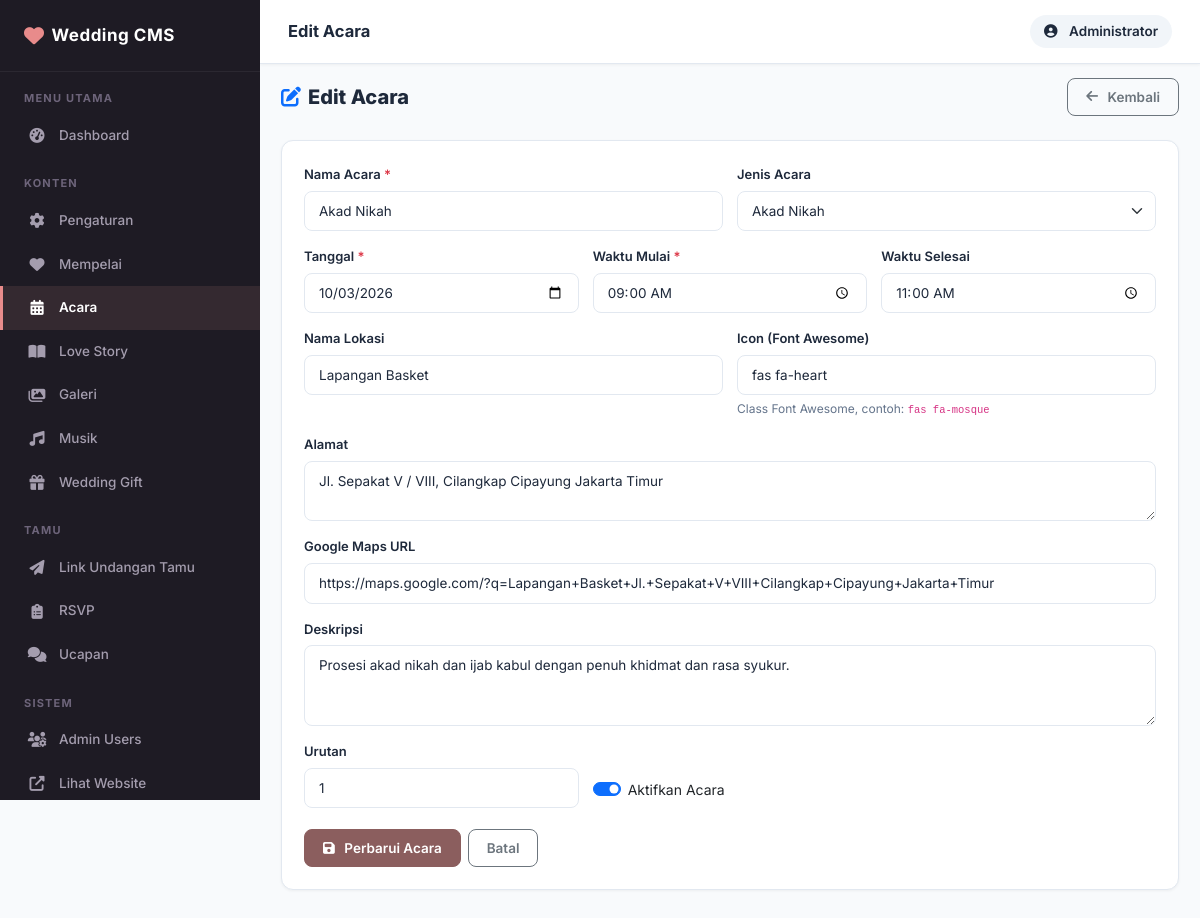
Screenshot of /admin/events/edit.php?id=1 (signed in) with the database file from the repository.
### tables this page shows
CREATE TABLE `events` (
  `id` int UNSIGNED NOT NULL,
  `name` varchar(150) NOT NULL,
  `type` varchar(50) NOT NULL DEFAULT 'reception',
  `event_date` date NOT NULL,
  `start_time` time NOT NULL,
  `end_time` time DEFAULT NULL,
  `location` varchar(200) NOT NULL DEFAULT '',
  `address` text NOT NULL,
  `maps_url` text NOT NULL,
  `description` text NOT NULL,
  `icon` varchar(100) NOT NULL DEFAULT 'fas fa-calendar-alt',
  `sort_order` int UNSIGNED NOT NULL DEFAULT '0',
  `is_active` tinyint(1) NOT NULL DEFAULT '1',
  `created_at` timestamp NOT NULL DEFAULT CURRENT_TIMESTAMP,
  `updated_at` timestamp NOT NULL DEFAULT CURRENT_TIMESTAMP ON UPDATE CURRENT_TIMESTAMP
);

### includes/helpers.php (called while the page is built, shortened)
<?php
function e(string $value): string {
    return htmlspecialchars($value, ENT_QUOTES, 'UTF-8');
}
function int_input(string $key, int $default = 0, string $method = 'POST'): int {
    $source = $method === 'GET' ? INPUT_GET : INPUT_POST;
    $val    = filter_input($source, $key, FILTER_VALIDATE_INT);
    return ($val === false || $val === null) ? $default : (int) $val;
}

### includes/db.php (called while the page is built, shortened)
<?php
function get_db(): PDO {
    static $pdo = null;
    if ($pdo === null) {
        try {
            $dsn = 'mysql:host=' . DB_HOST . ';dbname=' . DB_NAME . ';charset=' . DB_CHARSET;
            $options = [
                PDO::ATTR_ERRMODE            => PDO::ERRMODE_EXCEPTION,
                PDO::ATTR_DEFAULT_FETCH_MODE => PDO::FETCH_ASSOC,
                PDO::ATTR_EMULATE_PREPARES   => false,
            ];
            $pdo = new PDO($dsn, DB_USER, DB_PASS, $options);
        } catch (PDOException $e) {
            error_log('Database connection failed: ' . $e->getMessage());
            die(json_encode(['error' => true, 'message' => 'Database connection failed.']));
        }
    }
    return $pdo;
}
function db_row(string $sql, array $params = []): ?array {
    try {
        $stmt = get_db()->prepare($sql);
        $stmt->execute($params);
        $row = $stmt->fetch();
        return $row ?: null;
    } catch (PDOException $e) {
        error_log('Query error: ' . $e->getMessage() . ' SQL: ' . $sql);
        return null;
    }
}

### includes/functions.php (called while the page is built, shortened)
<?php
require_once __DIR__ . '/db.php';
require_once __DIR__ . '/helpers.php';
function get_event(int $id): ?array {
    return db_row("SELECT * FROM events WHERE id = ?", [$id]);
}

### admin/events/form.php (the view, shortened to what this page needs)
<?php
$ev = $ev ?? [];
?>
<div class="row g-3">
    <div class="col-md-6">
        <label class="form-label">Nama Acara <span class="text-danger">*</span></label>
        <input type="text" name="name" class="form-control"
               value="<?= e($ev['name'] ?? '') ?>" required placeholder="Contoh: Akad Nikah">
    </div>
    <div class="col-md-6">
        <label class="form-label">Jenis Acara</label>
        <select name="type" class="form-select">
            <option value="akad"      <?= ($ev['type'] ?? '') === 'akad'      ? 'selected' : '' ?>>Akad Nikah</option>
        </select>
    </div>
    <div class="col-md-4">
        <label class="form-label">Tanggal <span class="text-danger">*</span></label>
        <input type="date" name="event_date" class="form-control"
               value="<?= e($ev['event_date'] ?? '') ?>" required>
    </div>
    <div class="col-md-4">
        <label class="form-label">Waktu Mulai <span class="text-danger">*</span></label>
        <input type="time" name="start_time" class="form-control"
               value="<?= e($ev['start_time'] ?? '') ?>" required>
    </div>
    <div class="col-md-4">
        <label class="form-label">Waktu Selesai</label>
        <input type="time" name="end_time" class="form-control"
               value="<?= e($ev['end_time'] ?? '') ?>">
    </div>
    <div class="col-md-6">
        <label class="form-label">Nama Lokasi</label>
        <input type="text" name="location" class="form-control"
               value="<?= e($ev['location'] ?? '') ?>" placeholder="Contoh: Masjid Al-Hikmah">
    </div>
    <div class="col-md-6">
        <label class="form-label">Icon (Font Awesome)</label>
        <input type="text" name="icon" class="form-control"
               value="<?= e($ev['icon'] ?? 'fas fa-calendar-alt') ?>"
               placeholder="Contoh: fas fa-mosque">
        <div class="form-text">Class Font Awesome, contoh: <code>fas fa-mosque</code></div>
    </div>
    <div class="col-12">
        <label class="form-label">Alamat</label>
        <textarea name="address" class="form-control" rows="2"
                  placeholder="Alamat lengkap..."><?= e($ev['address'] ?? '') ?></textarea>
    </div>
    <div class="col-12">
        <label class="form-label">Google Maps URL</label>
        <input type="url" name="maps_url" class="form-control"
               value="<?= e($ev['maps_url'] ?? '') ?>"
               placeholder="https://maps.google.com/...">
    </div>
    <div class="col-12">
        <label class="form-label">Deskripsi</label>
        <textarea name="description" class="form-control" rows="3"><?= e($ev['description'] ?? '') ?></textarea>
    </div>
    <div class="col-md-4">
        <label class="form-label">Urutan</label>
        <input type="number" name="sort_order" class="form-control"
               value="<?= (int)($ev['sort_order'] ?? 0) ?>" min="0">
    </div>
    <div class="col-md-4 d-flex align-items-end">
        <div class="form-check form-switch mb-2">
            <input class="form-check-input" type="checkbox" name="is_active" id="is_active"
                   <?= ($ev['is_active'] ?? 1) ? 'checked' : '' ?>>
            <label class="form-check-label" for="is_active">Aktifkan Acara</label>
        </div>
    </div>
</div>

### assets/css/admin.css (style rules this page uses)
:root { --sidebar-width: 260px; --sidebar-bg: #1e1b24; --sidebar-hover: #2d2838; --sidebar-active: #8b5e5e; --sidebar-text: #a49dae; --sidebar-text-active: #ffffff; --topbar-height: 64px; --topbar-bg: #ffffff; --primary: #8b5e5e; --primary-hover: #754c4c; --primary-light: #f5ebe6; --secondary: #d8b4a0; --success: #10b981; --danger: #ef4444; --warning: #f59e0b; --info: #0ea5e9; --body-bg: #f8fafc; --card-bg: #ffffff; --border-color: #e2e8f0; --text-dark: #1e293b; --text-muted: #64748b; --font: 'Inter', -apple-system, BlinkMacSystemFont, sans-serif; --radius: 12px; --shadow-sm: 0 1px 3px rgba(0,0,0,0.05); --shadow-md: 0 4px 16px rgba(0,0,0,0.06); --shadow-lg: 0 10px 30px rgba(0,0,0,0.08); }
*, *::before, *::after { box-sizing: border-box; }
html, body { margin: 0; padding: 0; font-family: var(--font); background: var(--body-bg); color: var(--text-dark); font-size: 14px; line-height: 1.6; -webkit-font-smoothing: antialiased; }
.form-label { font-weight: 600; font-size: 13px; margin-bottom: 6px; color: var(--text-dark); }
.form-control, .form-select { border-radius: 8px; border: 1px solid var(--border-color); font-size: 13.5px; padding: 9px 14px; color: var(--text-dark); transition: border-color 0.2s, box-shadow 0.2s; }
.form-text { font-size: 12px; color: var(--text-muted); margin-top: 4px; }

### rows the page displays
events: name "Akad Nikah", type "Akad Nikah", event_date "10/03/2026", start_time "09:00:00", end_time "11:00:00", location "Lapangan Basket", icon "fas fa-heart", address "Jl. Sepakat V / VIII, Cilangkap Cipayung Jakarta Timur", maps_url "https://maps.google.com/?q=Lapangan+Basket+Jl.+Sepakat+V+VIII+Cilangkap+Cipayung+Jakarta+Timur", description "Prosesi akad nikah dan ijab kabul dengan penuh khidmat dan rasa syukur.", sort_order "1", is_active "☑"

### other values shown
$page_title "Edit Acara"
$admin['name'] "Administrator"
